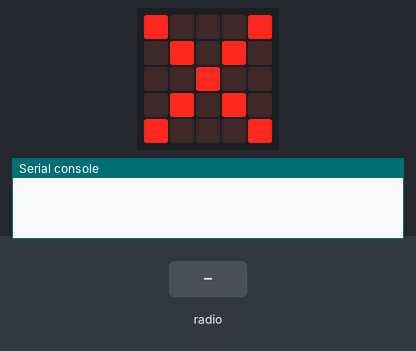
Simulated run of this program. Board: BBC micro:bit (MakeCode). Shown: the board's 5×5 LED display, the last lines printed to the serial console. Inputs (shaded band) come from the test bench.

Above: at 1.2 s.
1.3 s: radio message "1" arrives
2.8 s: radio message "1" arrives
At 3.4 s:
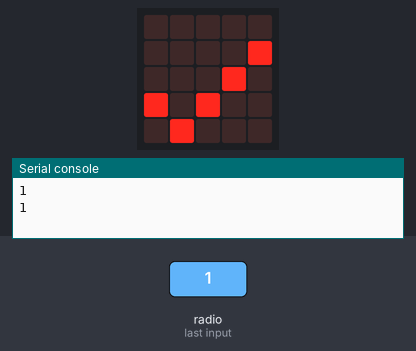
Timing chart, 0 to 5.8 s (numbered marks = the images above; inputs shaded):
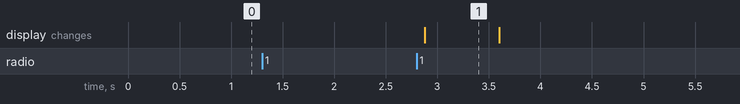

The program:

microbit_receiver.py
```python
def on_received_string(receivedString):
    global count, received_val
    count += 1
    received_val = receivedString
    serial.write_line(received_val)
    basic.pause(10)
radio.on_received_string(on_received_string)

count_old = 0
received_val = ""
count = 0
radio.set_group(1)

def on_forever():
    global count_old
    if count_old == count:
        basic.show_icon(IconNames.NO)
    else:
        basic.show_icon(IconNames.YES)
    count_old = count
    basic.pause(100)
basic.forever(on_forever)
```

Measured:
- after the input at 2.8 s, the display: changes after 0.08 s (image 1)
- what the display in image 1 shows lasts 0.7 s, from 2.9 s to 3.6 s
